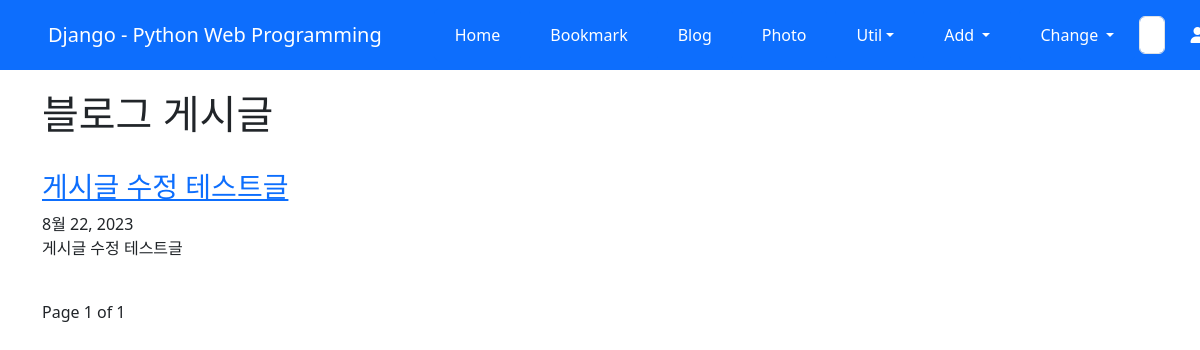
Screenshot of /blog/ with the database file from the repository.
### blog/models.py (models this page shows, shortened)
class Post(models.Model):
    title = models.CharField(verbose_name='TITLE', max_length=50)
    slug = models.SlugField('SLUG', unique=True, allow_unicode=True, help_text='one word for title alias.')
    description = models.CharField('DESCRIPTION', max_length=100, blank=True, help_text='simple description text.')
    content = models.TextField('CONTENT')
    create_dt = models.DateTimeField('CREATE DATE', auto_now_add=True)
    modify_dt = models.DateTimeField('MODIFY DATE', auto_now=True)
    tags = TaggableManager(blank=True)
    owner = models.ForeignKey(User, on_delete=models.CASCADE, verbose_name='OWNER', blank=True, null=True)
    class Meta:
        verbose_name = 'post'
        verbose_name_plural = 'posts'
        db_table = 'blog_posts'
        ordering = ('-modify_dt',)
    def get_absolute_url(self):
        return reverse('blog:post_detail', args=(self.slug,))

### blog/views.py (the view)
# urls.py: path('', views.PostLV.as_view(), name='index'),
class PostLV(ListView):
    model = Post
    template_name = 'blog/post_all.html'
    context_object_name = 'posts'
    paginate_by = 2

### blog/templates/blog/post_all.html (shortened to what this page needs)
{% extends 'base.html' %}
{% block content %}
<h1> 블로그 게시글</h1>
<br>
{% for post in posts %}
	<h3><a href='{{ post.get_absolute_url }}'>{{post.title}}</a></h3>
	{{ post.modify_dt|date:"N d, Y"}}
	<p>{{ post.description }}</p>
{% endfor %}
<br>
<div>
	<span>
		Page {{page_obj.number}} of {{page_obj.paginator.num_pages}}
	</span>
</div>
{% endblock %}

### templates/base.html (shortened to what this page needs)
<!doctype html>
<html lang="en">
<head>
  <link rel = 'stylesheet' href="https://cdn.jsdelivr.net/npm/bootstrap@5.3.1/dist/css/bootstrap.min.css">
</head>
<body style="padding-top:90px;">
<nav class="navbar navbar-expand-lg navbar-dark bg-primary fixed-top">
    <span class="navbar-brand mx-5 mb-0 font-weight-bold font-italic">Django - Python Web Programming</span>
    <div class="collapse navbar-collapse" id="navbarSupportedContent">
        <ul class="navbar-nav mr-auto">
            <li class="nav-item mx-1 btn btn-primary">
                <a class = 'nav-link text-white' href="{% url 'home' %}">Home</a></li>
            <li class = 'nav-item mx-1 btn btn-primary'>
                <a class="nav-link text-white" href="{% url 'bookmark:index' %}">Bookmark</a></li>
            <li class = 'nav-item mx-1 btn btn-primary'>
                <a class="nav-link text-white" href="{% url 'blog:index' %}">Blog</a></li>
            <li class = 'nav-item mx-1 btn btn-primary'>
                <a class="nav-link text-white" href="{% url 'photo:index' %}">Photo</a></li>
            <li class="nav-item dropdown mx-1 btn btn-primary">
                <a class="nav-link dropdown-toggle text-white" href="#" data-bs-toggle="dropdown">Util</a>
            </li>
            <li class="nav-item dropdown mx-1 btn btn-primary">
                <a class="nav-link dropdown-toggle text-white" href="#" data-bs-toggle="dropdown">
                    Add
                </a>
            </li>
            <li class="nav-item dropdown mx-1 btn btn-primary">
                <a class="nav-link dropdown-toggle text-white" href="#" data-bs-toggle="dropdown">
                    Change
                </a>
            </li>
        </ul>
        <form class="form-inline my-2" action ='' method="post"> {% csrf_token %}
            <input class="form-control mr-sm-2" type="search" placeholder="Global Search" name = 'search_word'>
        </form>
        <ul class="navbar-nav ml-5 mr-5">
            <li class="nav-item dropdown mx-1 btn btn-primary">
                {% if user.is_active %}
                <a class="nav-link dropdown-toggle text-white" href="#" data-bs-toggle="dropdown">
                    <i class="fas fa-user"></i>&ensp;{% firstof user.get_short_name user.get_username %}&ensp;
                </a>
                <div class="dropdown-menu">
                    <a class="dropdown-item" href="{% url 'logout' %}">Logout</a>
                    <a class="dropdown-item" href="{% url 'password_change' %}">Change Password</a>
                </div>
                {% else %}
                <a class="nav-link dropdown-toggle text-white" href="#" data-bs-toogle="dropdown">
                    <i class="fas fa-user"></i>&ensp;Anonymous&ensp;
                </a>
                {% endif %}
            </li>
        </ul>
    </div>
</nav>
<div class="container">
  {% block content %}{% endblock %}
</div>
</body>
</html>

### rows the page displays
Post: title "게시글 수정 테스트글", modify_dt "8월 22, 2023", description "게시글 수정 테스트글"

### other values shown
{{ page_obj.number }} "1"
{{ page_obj.paginator.num_pages }} "1"
